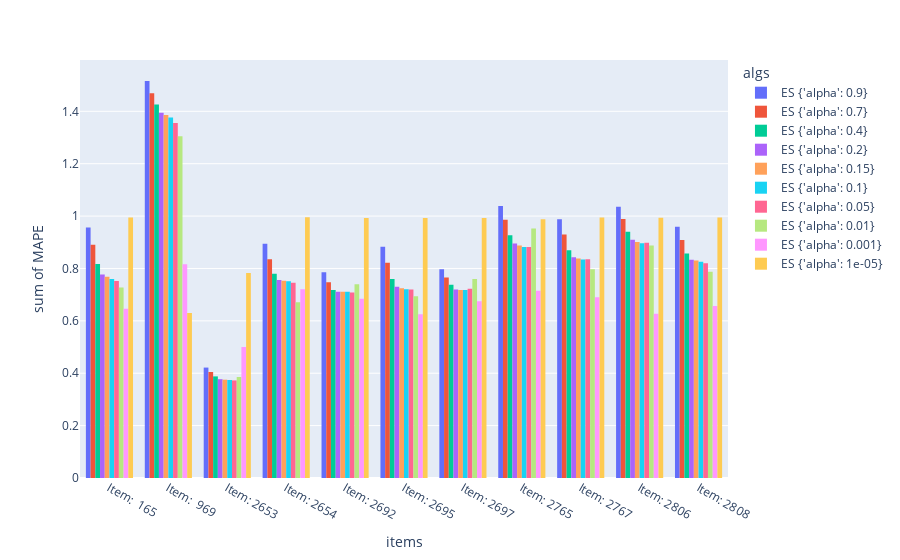

This figure's notebook cell:
### Code cell
# compare ES parameters
quality_wholehist = pd.DataFrame(index = ts.columns, columns = FRC_TS.keys())

# quality within all 1500 steps
for param_cntr in sorted(quality_wholehist.columns):
    frc_ts = FRC_TS[param_cntr]
    quality_wholehist[param_cntr],_ = qualityMAPE(ts, frc_ts.loc[ts.index])

px.histogram(quality_wholehist.unstack().reset_index().rename(columns = {'level_0':'algs', 'level_1':'items', 0:'MAPE'}), x="items", y="MAPE",
             color='algs', barmode='group')

### Figure 1 — Plotly figure (JSON) as saved in the notebook; plotly's stock layout.template omitted (floating-point values rounded to 4 significant figures)
{"data": [{"alignmentgroup": "True", "bingroup": "x", "histfunc": "sum", "hovertemplate": "algs=ES {'alpha': 0.9}<br>items=%{x}<br>sum of MAPE=%{y}<extra></extra>", "legendgroup": "ES {'alpha': 0.9}", "marker": {"color": "#636efa", "pattern": {"shape": ""}}, "name": "ES {'alpha': 0.9}", "offsetgroup": "ES {'alpha': 0.9}", "orientation": "v", "showlegend": true, "type": "histogram", "x": ["Item:  165", "Item:  969", "Item: 2653", "Item: 2654", "Item: 2692", "Item: 2695", "Item: 2697", "Item: 2765", "Item: 2767", "Item: 2806", "Item: 2808"], "xaxis": "x", "y": [0.9564, 1.516, 0.4216, 0.8945, 0.7852, 0.8825, 0.7973, 1.038, 0.9882, 1.036, 0.9591], "yaxis": "y"}, {"alignmentgroup": "True", "bingroup": "x", "histfunc": "sum", "hovertemplate": "algs=ES {'alpha': 0.7}<br>items=%{x}<br>sum of MAPE=%{y}<extra></extra>", "legendgroup": "ES {'alpha': 0.7}", "marker": {"color": "#EF553B", "pattern": {"shape": ""}}, "name": "ES {'alpha': 0.7}", "offsetgroup": "ES {'alpha': 0.7}", "orientation": "v", "showlegend": true, "type": "histogram", "x": ["Item:  165", "Item:  969", "Item: 2653", "Item: 2654", "Item: 2692", "Item: 2695", "Item: 2697", "Item: 2765", "Item: 2767", "Item: 2806", "Item: 2808"], "xaxis": "x", "y": [0.8901, 1.469, 0.4047, 0.8348, 0.7474, 0.822, 0.7655, 0.9862, 0.9297, 0.9885, 0.9091], "yaxis": "y"}, {"alignmentgroup": "True", "bingroup": "x", "histfunc": "sum", "hovertemplate": "algs=ES {'alpha': 0.4}<br>items=%{x}<br>sum of MAPE=%{y}<extra></extra>", "legendgroup": "ES {'alpha': 0.4}", "marker": {"color": "#00cc96", "pattern": {"shape": ""}}, "name": "ES {'alpha': 0.4}", "offsetgroup": "ES {'alpha': 0.4}", "orientation": "v", "showlegend": true, "type": "histogram", "x": ["Item:  165", "Item:  969", "Item: 2653", "Item: 2654", "Item: 2692", "Item: 2695", "Item: 2697", "Item: 2765", "Item: 2767", "Item: 2806", "Item: 2808"], "xaxis": "x", "y": [0.8173, 1.426, 0.3879, 0.7796, 0.7176, 0.7598, 0.738, 0.9267, 0.8695, 0.9405, 0.8573], "yaxis": "y"}, {"alignmentgroup": "True", "bingroup": "x", "histfunc": "sum", "hovertemplate": "algs=ES {'alpha': 0.2}<br>items=%{x}<br>sum of MAPE=%{y}<extra></extra>", "legendgroup": "ES {'alpha': 0.2}", "marker": {"color": "#ab63fa", "pattern": {"shape": ""}}, "name": "ES {'alpha': 0.2}", "offsetgroup": "ES {'alpha': 0.2}", "orientation": "v", "showlegend": true, "type": "histogram", "x": ["Item:  165", "Item:  969", "Item: 2653", "Item: 2654", "Item: 2692", "Item: 2695", "Item: 2697", "Item: 2765", "Item: 2767", "Item: 2806", "Item: 2808"], "xaxis": "x", "y": [0.7774, 1.394, 0.3773, 0.7563, 0.7109, 0.7297, 0.7201, 0.895, 0.8428, 0.9094, 0.8337], "yaxis": "y"}, {"alignmentgroup": "True", "bingroup": "x", "histfunc": "sum", "hovertemplate": "algs=ES {'alpha': 0.15}<br>items=%{x}<br>sum of MAPE=%{y}<extra></extra>", "legendgroup": "ES {'alpha': 0.15}", "marker": {"color": "#FFA15A", "pattern": {"shape": ""}}, "name": "ES {'alpha': 0.15}", "offsetgroup": "ES {'alpha': 0.15}", "orientation": "v", "showlegend": true, "type": "histogram", "x": ["Item:  165", "Item:  969", "Item: 2653", "Item: 2654", "Item: 2692", "Item: 2695", "Item: 2697", "Item: 2765", "Item: 2767", "Item: 2806", "Item: 2808"], "xaxis": "x", "y": [0.7679, 1.386, 0.3753, 0.7531, 0.7115, 0.7243, 0.7175, 0.888, 0.8383, 0.901, 0.8302], "yaxis": "y"}, {"alignmentgroup": "True", "bingroup": "x", "histfunc": "sum", "hovertemplate": "algs=ES {'alpha': 0.1}<br>items=%{x}<br>sum of MAPE=%{y}<extra></extra>", "legendgroup": "ES {'alpha': 0.1}", "marker": {"color": "#19d3f3", "pattern": {"shape": ""}}, "name": "ES {'alpha': 0.1}", "offsetgroup": "ES {'alpha': 0.1}", "orientation": "v", "showlegend": true, "type": "histogram", "x": ["Item:  165", "Item:  969", "Item: 2653", "Item: 2654", "Item: 2692", "Item: 2695", "Item: 2697", "Item: 2765", "Item: 2767", "Item: 2806", "Item: 2808"], "xaxis": "x", "y": [0.7599, 1.377, 0.3741, 0.7512, 0.7115, 0.721, 0.7176, 0.8821, 0.8347, 0.8963, 0.8257], "yaxis": "y"}, {"alignmentgroup": "True", "bingroup": "x", "histfunc": "sum", "hovertemplate": "algs=ES {'alpha': 0.05}<br>items=%{x}<br>sum of MAPE=%{y}<extra></extra>", "legendgroup": "ES {'alpha': 0.05}", "marker": {"color": "#FF6692", "pattern": {"shape": ""}}, "name": "ES {'alpha': 0.05}", "offsetgroup": "ES {'alpha': 0.05}", "orientation": "v", "showlegend": true, "type": "histogram", "x": ["Item:  165", "Item:  969", "Item: 2653", "Item: 2654", "Item: 2692", "Item: 2695", "Item: 2697", "Item: 2765", "Item: 2767", "Item: 2806", "Item: 2808"], "xaxis": "x", "y": [0.752, 1.355, 0.3726, 0.7451, 0.708, 0.7196, 0.723, 0.8822, 0.8356, 0.8984, 0.8195], "yaxis": "y"}, {"alignmentgroup": "True", "bingroup": "x", "histfunc": "sum", "hovertemplate": "algs=ES {'alpha': 0.01}<br>items=%{x}<br>sum of MAPE=%{y}<extra></extra>", "legendgroup": "ES {'alpha': 0.01}", "marker": {"color": "#B6E880", "pattern": {"shape": ""}}, "name": "ES {'alpha': 0.01}", "offsetgroup": "ES {'alpha': 0.01}", "orientation": "v", "showlegend": true, "type": "histogram", "x": ["Item:  165", "Item:  969", "Item: 2653", "Item: 2654", "Item: 2692", "Item: 2695", "Item: 2697", "Item: 2765", "Item: 2767", "Item: 2806", "Item: 2808"], "xaxis": "x", "y": [0.7272, 1.305, 0.3856, 0.6715, 0.7395, 0.694, 0.7602, 0.9525, 0.7973, 0.8878, 0.7874], "yaxis": "y"}, {"alignmentgroup": "True", "bingroup": "x", "histfunc": "sum", "hovertemplate": "algs=ES {'alpha': 0.001}<br>items=%{x}<br>sum of MAPE=%{y}<extra></extra>", "legendgroup": "ES {'alpha': 0.001}", "marker": {"color": "#FF97FF", "pattern": {"shape": ""}}, "name": "ES {'alpha': 0.001}", "offsetgroup": "ES {'alpha': 0.001}", "orientation": "v", "showlegend": true, "type": "histogram", "x": ["Item:  165", "Item:  969", "Item: 2653", "Item: 2654", "Item: 2692", "Item: 2695", "Item: 2697", "Item: 2765", "Item: 2767", "Item: 2806", "Item: 2808"], "xaxis": "x", "y": [0.6459, 0.8161, 0.4999, 0.7209, 0.6848, 0.6249, 0.675, 0.7149, 0.6904, 0.6276, 0.6565], "yaxis": "y"}, {"alignmentgroup": "True", "bingroup": "x", "histfunc": "sum", "hovertemplate": "algs=ES {'alpha': 1e-05}<br>items=%{x}<br>sum of MAPE=%{y}<extra></extra>", "legendgroup": "ES {'alpha': 1e-05}", "marker": {"color": "#FECB52", "pattern": {"shape": ""}}, "name": "ES {'alpha': 1e-05}", "offsetgroup": "ES {'alpha': 1e-05}", "orientation": "v", "showlegend": true, "type": "histogram", "x": ["Item:  165", "Item:  969", "Item: 2653", "Item: 2654", "Item: 2692", "Item: 2695", "Item: 2697", "Item: 2765", "Item: 2767", "Item: 2806", "Item: 2808"], "xaxis": "x", "y": [0.9945, 0.6302, 0.7825, 0.9955, 0.9927, 0.9928, 0.9924, 0.9879, 0.995, 0.9937, 0.9949], "yaxis": "y"}], "layout": {"barmode": "group", "legend": {"title": {"text": "algs"}, "tracegroupgap": 0}, "margin": {"t": 60}, "xaxis": {"anchor": "y", "domain": [0, 1], "title": {"text": "items"}}, "yaxis": {"anchor": "x", "domain": [0, 1], "title": {"text": "sum of MAPE"}}}}
